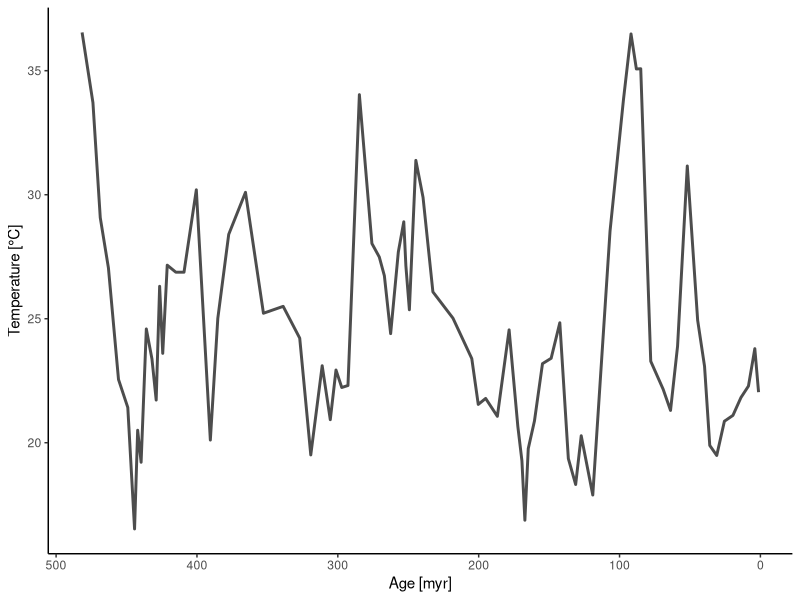

This figure's R source:
# load packages
library(tidyverse)
library(here)


# import stage data from Gradstein 2012
gradstein <- read_csv(here("data/gradstein.csv"))

# prepare weizer & prokoph temperature data.
# We are loading the file which was already processed as described
# in the methods paragraph and as described by Reddin et al. 2017
isotemp <- 
  # load file
  read_csv(file=here("data/TimeSeriesUsed.csv")) %>% 
  # remove redundant columns and make clean names
  select(stage = Stage, temp = Temp) %>% 
  # add numeric age and empty column for subsequent calculation  
  add_column(age = gradstein$mid[14:94], change_prev = NA) %>% 
  mutate(change_prev = as.double(change_prev))

# take a glimpse
ggplot(data=isotemp, aes(x = age, y = temp))+
  geom_line(colour = "grey30", size = 1) + 
  scale_x_reverse() +
  labs(x = "Age [myr]", y = "Temperature [°C]") +
  theme_classic()

# set up new dfr
isotemp_trends <- isotemp

# fill in the values for short-term change using the lm as we do for the long term trend as well
for (i in unique(isotemp$stage)) {
  dum1 <- filter(isotemp, isotemp$stage %in% isotemp$stage[between(isotemp$stage, i-1, i)])
  dum2 <-  lm(temp ~ age, data = dum1)
  isotemp_trends[isotemp_trends$stage == i, "change_prev"] <- -dum2$coefficients[2]
}

# arrange dfr and calculate lags
isotemp_trends <- isotemp_trends %>% 
  arrange(desc(stage)) %>% 
  mutate(lag1 = lag(temp, order_by = stage), 
         lag2 = lag(lag1, order_by = stage),
         lag3 = lag(lag2, order_by = stage),
         lag4 = lag(lag3, order_by = stage),
         lag5 = lag(lag4, order_by = stage),
         lag6 = lag(lag5, order_by = stage),
         lag7 = lag(lag6, order_by = stage),
         lag8 = lag(lag7, order_by = stage),
         lag9 = lag(lag8, order_by = stage),
         lag10 = lag(lag9, order_by = stage)) 


# calculate long-term trends based on lags
for (i in unique(isotemp_trends$stage)) {
  sub1 <- filter(isotemp_trends,
                 isotemp_trends$stage %in% isotemp_trends$stage[between(isotemp_trends$stage, i -
                                                                          1, i)])
  lin1 <- lm(temp ~ age, data = sub1)
  isotemp_trends[isotemp_trends$stage == i + 1, "trend.st1"] <-
    -lin1$coefficients[2]
  sub2 <- filter(isotemp_trends,
                 isotemp_trends$stage %in% isotemp_trends$stage[between(isotemp_trends$stage, i -
                                                                          2, i)])
  lin2 <- lm(temp ~ age, data = sub2)
  isotemp_trends[isotemp_trends$stage == i + 1, "trend.st2"] <-
    -lin2$coefficients[2]
  sub3 <-
    filter(isotemp_trends,
           isotemp_trends$stage %in% isotemp_trends$stage[between(isotemp_trends$stage, i -
                                                                    3, i)])
  lin3 <- lm(temp ~ age, data = sub3)
  isotemp_trends[isotemp_trends$stage == i + 1, "trend.st3"] <-
    -lin3$coefficients[2]
  sub4 <-
    filter(isotemp_trends,
           isotemp_trends$stage %in% isotemp_trends$stage[between(isotemp_trends$stage, i -
                                                                    4, i)])
  lin4 <- lm(temp ~ age, data = sub4)
  isotemp_trends[isotemp_trends$stage == i + 1, "trend.st4"] <-
    -lin4$coefficients[2]
  sub5 <-
    filter(isotemp_trends,
           isotemp_trends$stage %in% isotemp_trends$stage[between(isotemp_trends$stage, i -
                                                                    5, i)])
  lin5 <- lm(temp ~ age, data = sub5)
  isotemp_trends[isotemp_trends$stage == i + 1, "trend.st5"] <-
    -lin5$coefficients[2]
  sub6 <-
    filter(isotemp_trends,
           isotemp_trends$stage %in% isotemp_trends$stage[between(isotemp_trends$stage, i -
                                                                    6, i)])
  lin6 <- lm(temp ~ age, data = sub6)
  isotemp_trends[isotemp_trends$stage == i + 1, "trend.st6"] <-
    -lin6$coefficients[2]
  sub7 <-
    filter(isotemp_trends,
           isotemp_trends$stage %in% isotemp_trends$stage[between(isotemp_trends$stage, i -
                                                                    7, i)])
  lin7 <- lm(temp ~ age, data = sub7)
  isotemp_trends[isotemp_trends$stage == i + 1, "trend.st7"] <-
    -lin7$coefficients[2]
  sub8 <-
    filter(isotemp_trends,
           isotemp_trends$stage %in% isotemp_trends$stage[between(isotemp_trends$stage, i -
                                                                    8, i)])
  lin8 <- lm(temp ~ age, data = sub8)
  isotemp_trends[isotemp_trends$stage == i + 1, "trend.st8"] <-
    -lin8$coefficients[2]
  sub9 <-
    filter(isotemp_trends,
           isotemp_trends$stage %in% isotemp_trends$stage[between(isotemp_trends$stage, i -
                                                                    9, i)])
  lin9 <- lm(temp ~ age, data = sub9)
  isotemp_trends[isotemp_trends$stage == i + 1, "trend.st9"] <-
    -lin9$coefficients[2]
  sub10 <-
    filter(isotemp_trends,
           isotemp_trends$stage %in% isotemp_trends$stage[between(isotemp_trends$stage, i -
                                                                    10, i)])
  lin10 <- lm(temp ~ age, data = sub10)
  isotemp_trends[isotemp_trends$stage == i + 1, "trend.st10"] <-
    -lin10$coefficients[2]
}

# save data
write_csv(isotemp_trends, path = here("data/isotemp_trends.csv"))
